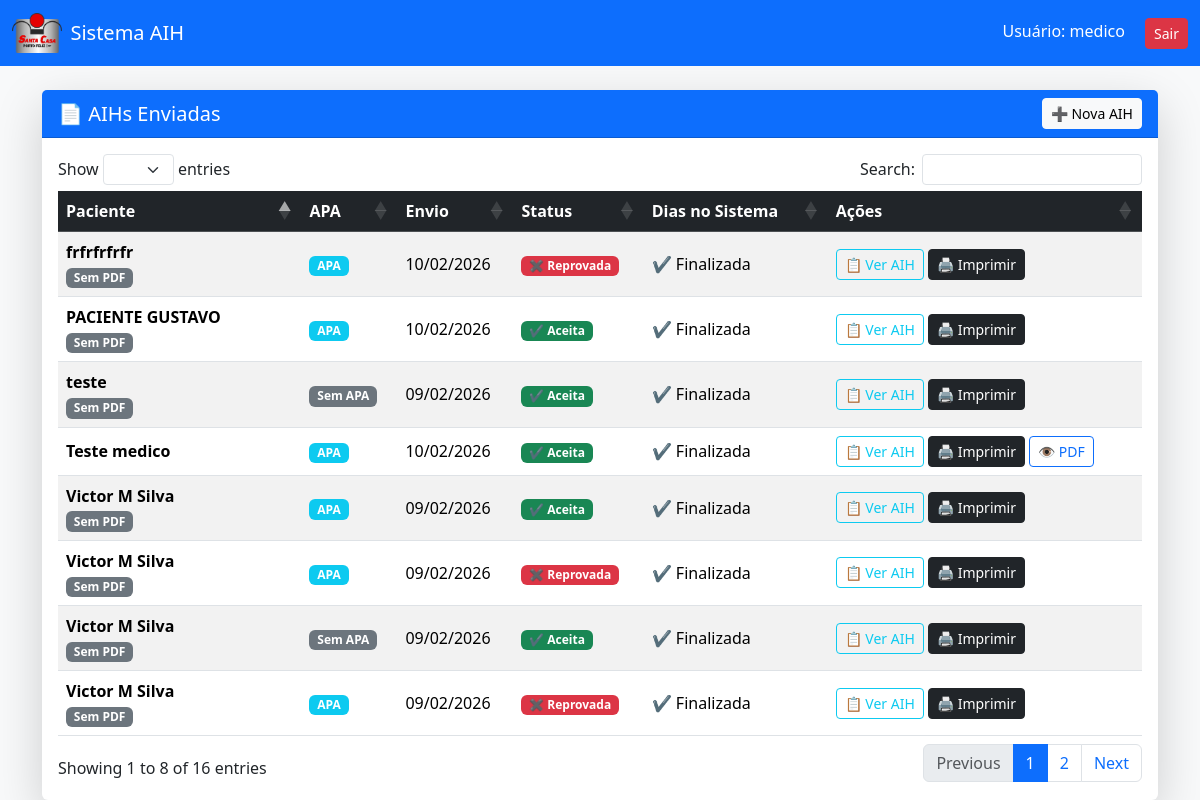
Screenshot of /lista (signed in) with the database file from the repository.
### tables this page shows
CREATE TABLE aih (
        id INTEGER PRIMARY KEY AUTOINCREMENT,

        -- PACIENTE
        nome_paciente TEXT,
        prontuario TEXT,
        cns TEXT,
        data_nascimento TEXT,
        sexo TEXT,
        raca_cor TEXT,
        etnia TEXT,
        nome_mae TEXT,
        telefone1 TEXT,
        telefone2 TEXT,
        responsavel TEXT,
        endereco TEXT,
        municipio TEXT,
        ibge TEXT,
        uf TEXT,
        cep TEXT,

        -- JUSTIFICATIVA
        sinais TEXT,
        condicoes TEXT,
        provas TEXT,
        diagnostico TEXT,
        cid_principal TEXT,
        cid_secundario TEXT,
        cid_associado TEXT,

        -- PROCEDIMENTO
        descricao_procedimento TEXT,
        codigo_procedimento TEXT,
        clinica TEXT,
        carater TEXT,
        doc_prof TEXT,
        numero_doc_prof TEXT,
        nome_prof TEXT,
        data_solicitacao TEXT,

        -- CAUSA EXTERNA
        tipo_acidente TEXT,
        cnpj_seguradora TEXT,
        cnpj_empresa TEXT,
        numero_bilhete TEXT,
        cnae TEXT,
        serie TEXT,
        cbor TEXT,
        vinculo_empresa TEXT,

        -- AUTORIZAÇÃO
        nome_autorizador TEXT,
        orgao_emissor TEXT,
        doc_autorizador TEXT,
        numero_doc_autorizador TEXT,
        data_autorizacao TEXT,
        numero_autorizacao TEXT,

        -- ARQUIVO
        arquivo_pdf TEXT,
        necessita_apa TEXT,
        status TEXT DEFAULT 'Pendente'

    , data_reprovacao TEXT, usuario_aprovacao TEXT, data_aprovacao TEXT, usuario_reprovacao TEXT);

### app.py (the view)
@app.route("/lista")
@login_required
def listar_aih():
    conn = conectar_db()
    conn.row_factory = sqlite3.Row
    cursor = conn.cursor()
    cursor.execute("""
        SELECT * FROM aih
        ORDER BY id DESC
    """)
    dados = cursor.fetchall()
    conn.close()
    lista = []
    for item in dados:
        apa = "Sim" if item["necessita_apa"] == "SIM" else "Não"
        status = item["status"] or "Pendente"
        if item["data_solicitacao"]:
                data_hora = datetime.strptime(
                    item["data_solicitacao"],
                    "%Y-%m-%d"
                        ).strftime("%d/%m/%Y")
        else:
                data_hora = "-"
        dias_sistema = "-"
        if item["data_solicitacao"]:
            try:
                data_envio = datetime.strptime(
                    item["data_solicitacao"],
                    "%Y-%m-%d"
                )
                dias = (datetime.now() - data_envio).days
                if status == "Pendente":
                    dias_sistema = f"{dias} dia(s)"
                else:
                    dias_sistema = "✔ Finalizada"
            except ValueError:
                data_hora = "-"
        lista.append({
            "arquivo": item["arquivo_pdf"],
            "paciente": item["nome_paciente"],
            "id": item["id"],
            "apa": apa,
            "status": status,
            "data_hora": data_hora,
            "dias": dias_sistema
        })
    return render_template("lista.html", lista=lista)

### app.py (called while the page is built)
def conectar_db():
    caminho = os.path.abspath("aih.db")
    conn = sqlite3.connect(
        caminho,
        timeout=10,
        check_same_thread=False
    )
    conn.row_factory = sqlite3.Row
    return conn

def login_required(func):
    @wraps(func)
    def wrapper(*args, **kwargs):
        if "usuario" not in session:
            return redirect(url_for("login"))
        return func(*args, **kwargs)
    return wrapper

@app.context_processor
def injetar_logo_santa_casa():
    static_dir = os.path.join(os.path.dirname(__file__), "static")
    for arquivo_logo in LOGO_CANDIDATOS:
        if os.path.exists(os.path.join(static_dir, arquivo_logo)):
            return {"logo_santa_casa": arquivo_logo}
    return {"logo_santa_casa": None}

### templates/lista.html (shortened to what this page needs)
{% extends "base.html" %}
{% block content %}
<link rel="stylesheet"
href="https://cdn.datatables.net/1.13.6/css/dataTables.bootstrap5.min.css">
<div class="card shadow-lg border-0">
<div class="card-header bg-primary text-white d-flex justify-content-between align-items-center">
<h5 class="mb-0">📄 AIHs Enviadas</h5>
<a href="/nova_aih" class="btn btn-light btn-sm">
➕ Nova AIH
</a>
</div>
<div class="card-body">
<table id="tabelaAIH" class="table table-hover table-striped align-middle">
<thead class="table-dark">
<tr>
<th>Paciente</th>
<th>APA</th>
<th>Envio</th>
<th>Status</th>
<th>Dias no Sistema</th>
<th>Ações</th>
</tr>
</thead>
<tbody>
{% for item in lista %}
<tr>
<td>
<strong>{{ item.paciente }}</strong>
{% if not item.arquivo %}
<br>
<span class="badge bg-secondary">Sem PDF</span>
{% endif %}
</td>
<td>
{% if item.apa == "Sim" %}
<span class="badge bg-info">APA</span>
{% else %}
<span class="badge bg-secondary">Sem APA</span>
{% endif %}
</td>
<td>{{ item.data_hora }}</td>
<td>
{% if item.status == "Aceita" %}
<span class="badge bg-success">✔ Aceita</span>
{% elif item.status == "Reprovada" %}
<span class="badge bg-danger">✖ Reprovada</span>
{% else %}
<span class="badge bg-warning text-dark">⏳ Pendente</span>
{% endif %}
</td>
<td>
{% if item.status == "Pendente" and item.dias != "-" %}
<span class="badge bg-danger">{{ item.dias }}</span>
{% else %}
{{ item.dias }}
{% endif %}
</td>
<td>
<a href="/ver_aih/{{ item.id }}" class="btn btn-sm btn-outline-info">
📋 Ver AIH
</a>
<a href="/imprimir/{{ item.id }}" class="btn btn-sm btn-dark">
🖨 Imprimir
</a>
{% if item.arquivo %}
<a href="/uploads/{{ item.arquivo }}" class="btn btn-sm btn-outline-primary">
👁 PDF
</a>
{% endif %}
</td>
</tr>
{% endfor %}
</tbody>
</table>
</div>
</div>
{% endblock %}

### rows the page displays
aih: paciente "Teste medico", shows "APA", data_hora "10/02/2026", status "✔ Aceita", dias "✔ Finalizada"
aih: paciente "frfrfrfrfr", shows "Sem PDF", shows "APA", data_hora "10/02/2026", status "✖ Reprovada", dias "✔ Finalizada"
aih: paciente "PACIENTE GUSTAVO", shows "Sem PDF", shows "APA", data_hora "10/02/2026", status "✔ Aceita", dias "✔ Finalizada"
aih: paciente "teste", shows "Sem PDF", shows "Sem APA", data_hora "09/02/2026", status "✔ Aceita", dias "✔ Finalizada"
aih: paciente "Victor M Silva", shows "Sem PDF", shows "APA", data_hora "09/02/2026", status "✔ Aceita", dias "✔ Finalizada"
aih: paciente "Victor M Silva", shows "Sem PDF", shows "APA", data_hora "09/02/2026", status "✖ Reprovada", dias "✔ Finalizada"
aih: paciente "Victor M Silva", shows "Sem PDF", shows "Sem APA", data_hora "09/02/2026", status "✔ Aceita", dias "✔ Finalizada"
aih: paciente "Victor M Silva", shows "Sem PDF", shows "APA", data_hora "09/02/2026", status "✖ Reprovada", dias "✔ Finalizada"

### other values shown
{{ session.usuario }} "medico"
